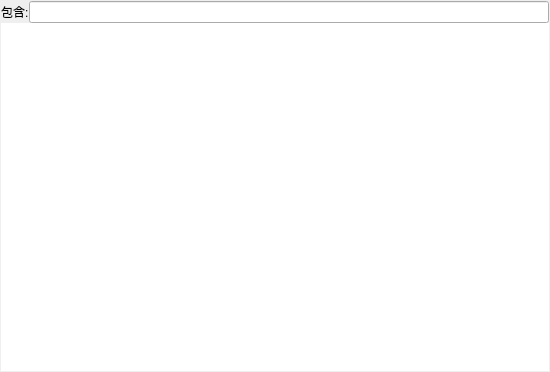
<?xml version="1.0" encoding="UTF-8"?>
<ui version="4.0">
 <class>UI_Wnd_OutputLog2</class>
 <widget class="QWidget" name="UI_Wnd_OutputLog2">
  <property name="geometry">
   <rect>
    <x>0</x>
    <y>0</y>
    <width>550</width>
    <height>372</height>
   </rect>
  </property>
  <property name="windowTitle">
   <string>输出日志</string>
  </property>
  <property name="styleSheet">
   <string notr="true"/>
  </property>
  <layout class="QGridLayout" name="gridLayout">
   <property name="leftMargin">
    <number>1</number>
   </property>
   <property name="topMargin">
    <number>1</number>
   </property>
   <property name="rightMargin">
    <number>1</number>
   </property>
   <property name="bottomMargin">
    <number>1</number>
   </property>
   <property name="margin" stdset="0">
    <number>0</number>
   </property>
   <property name="spacing">
    <number>0</number>
   </property>
   <item row="0" column="1">
    <widget class="QLineEdit" name="lineEdit"/>
   </item>
   <item row="0" column="0">
    <widget class="QLabel" name="label">
     <property name="text">
      <string>包含:</string>
     </property>
    </widget>
   </item>
   <item row="1" column="0" colspan="2">
    <widget class="UI_Panel_OutputLog" name="m_panel_output" native="true">
     <property name="styleSheet">
      <string notr="true">QWidget
{
        background-color: rgb(255, 255, 255);
}</string>
     </property>
    </widget>
   </item>
  </layout>
 </widget>
 <layoutdefault spacing="6" margin="11"/>
 <customwidgets>
  <customwidget>
   <class>UI_Panel_OutputLog</class>
   <extends>QWidget</extends>
   <header location="global">ui_panel_outputlog.h</header>
   <container>1</container>
  </customwidget>
 </customwidgets>
 <resources/>
 <connections/>
</ui>
